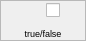
<?xml version="1.0" encoding="UTF-8"?>
<ui version="4.0">
 <class>actionForm</class>
 <widget class="TaurusWidget" name="actionForm">
  <property name="geometry">
   <rect>
    <x>0</x>
    <y>0</y>
    <width>86</width>
    <height>41</height>
   </rect>
  </property>
  <property name="windowTitle">
   <string>Form</string>
  </property>
  <layout class="QGridLayout" name="gridLayout_2">
   <property name="margin">
    <number>0</number>
   </property>
   <item row="0" column="0">
    <widget class="QFrame" name="actionFrame">
     <property name="frameShape">
      <enum>QFrame::StyledPanel</enum>
     </property>
     <property name="frameShadow">
      <enum>QFrame::Raised</enum>
     </property>
     <layout class="QGridLayout" name="gridLayout">
      <property name="margin">
       <number>0</number>
      </property>
      <item row="0" column="2">
       <widget class="LinacValueCheckBox" name="Check">
        <property name="layoutDirection">
         <enum>Qt::RightToLeft</enum>
        </property>
        <property name="showText">
         <bool>false</bool>
        </property>
       </widget>
      </item>
      <item row="0" column="0">
       <spacer name="leftHorizontalSpacer">
        <property name="orientation">
         <enum>Qt::Horizontal</enum>
        </property>
        <property name="sizeHint" stdset="0">
         <size>
          <width>40</width>
          <height>20</height>
         </size>
        </property>
       </spacer>
      </item>
      <item row="0" column="1">
       <widget class="TaurusLed" name="Led">
        <property name="minimumSize">
         <size>
          <width>15</width>
          <height>15</height>
         </size>
        </property>
        <property name="maximumSize">
         <size>
          <width>15</width>
          <height>15</height>
         </size>
        </property>
       </widget>
      </item>
      <item row="0" column="3">
       <spacer name="rightHorizontalSpacer">
        <property name="orientation">
         <enum>Qt::Horizontal</enum>
        </property>
        <property name="sizeHint" stdset="0">
         <size>
          <width>40</width>
          <height>20</height>
         </size>
        </property>
       </spacer>
      </item>
      <item row="1" column="0" colspan="4">
       <widget class="QLabel" name="Label">
        <property name="font">
         <font>
          <pointsize>7</pointsize>
         </font>
        </property>
        <property name="text">
         <string>true/false</string>
        </property>
        <property name="alignment">
         <set>Qt::AlignCenter</set>
        </property>
       </widget>
      </item>
     </layout>
    </widget>
   </item>
  </layout>
 </widget>
 <customwidgets>
  <customwidget>
   <class>TaurusWidget</class>
   <extends>QWidget</extends>
   <header>taurus.qt.qtgui.container</header>
   <container>1</container>
  </customwidget>
  <customwidget>
   <class>TaurusLed</class>
   <extends>QLed</extends>
   <header>taurus.qt.qtgui.display</header>
  </customwidget>
  <customwidget>
   <class>QLed</class>
   <extends>QPixmapWidget</extends>
   <header>taurus.qt.qtgui.display</header>
  </customwidget>
  <customwidget>
   <class>QPixmapWidget</class>
   <extends>QWidget</extends>
   <header>taurus.qt.qtgui.display</header>
  </customwidget>
  <customwidget>
   <class>LinacValueCheckBox</class>
   <extends>QCheckBox</extends>
   <header>linacvaluecheckbox</header>
  </customwidget>
 </customwidgets>
 <resources/>
 <connections/>
</ui>
